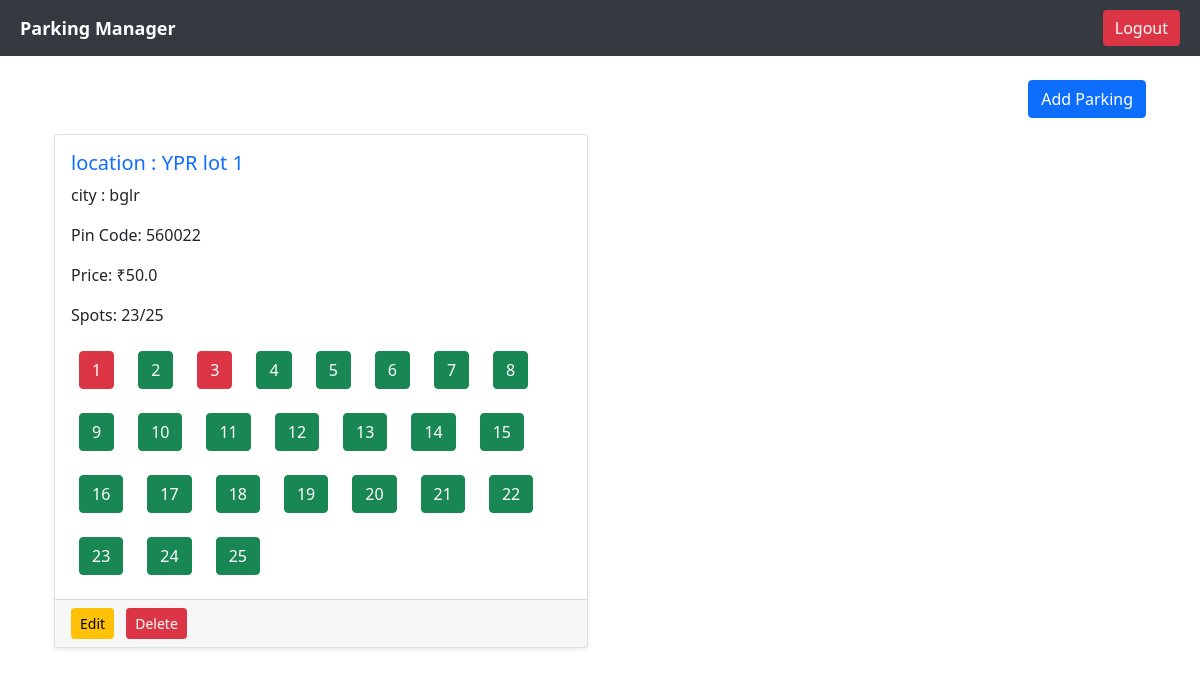
Before: /parking (signed in) with the older database file.
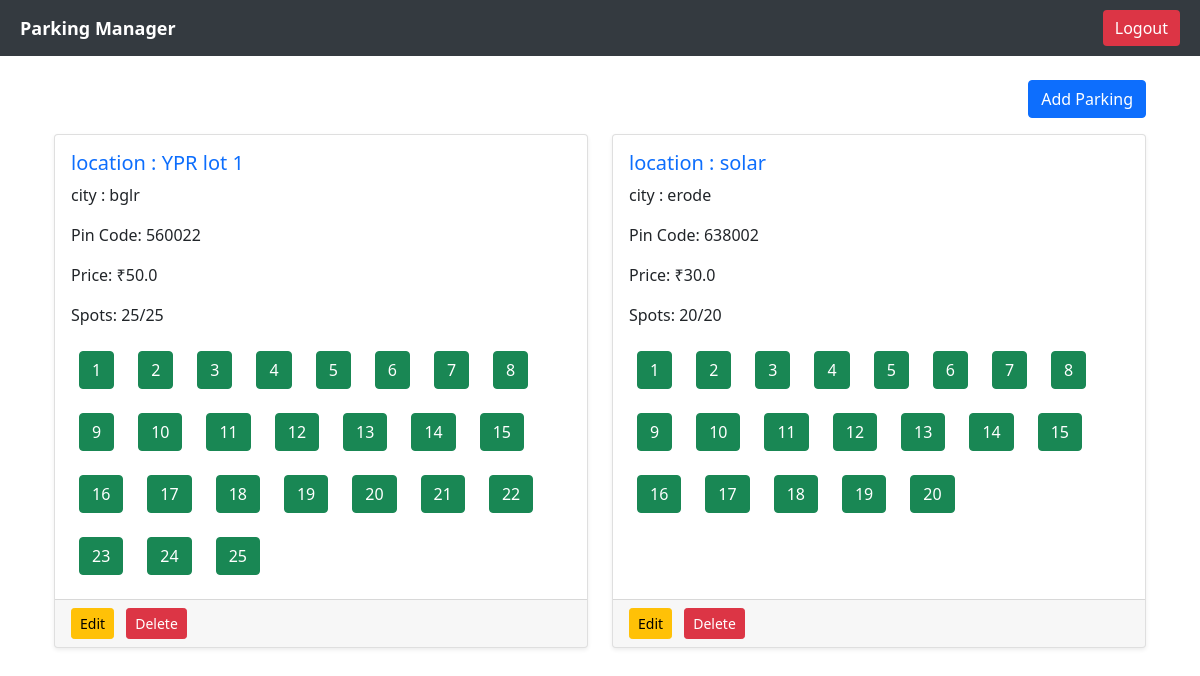
After: the same page with the newer database file.
### app.py (models this page shows)
class Parking(db.Model):
    __tablename__ = "parking"
    id = db.Column(db.Integer, primary_key=True)
    primary_location_name = db.Column(db.String(20), nullable=False)
    address = db.Column(db.String(20), nullable=False)
    pin_code = db.Column(db.String(20), nullable=False)
    price = db.Column(db.Float, nullable=False)
    number_of_spots = db.Column(db.Integer, nullable=False)
    spots = db.relationship(
        "parkingSpot", back_populates="parking", cascade="all, delete-orphan"
    )

class parkingSpot(db.Model):
    __tablename__ = "parkingSpot"
    id = db.Column(db.Integer, primary_key=True)
    parking_id = db.Column(db.Integer, db.ForeignKey("parking.id"), nullable=False)
    spot_number = db.Column(db.Integer, nullable=False)
    status = db.Column(db.String(20), nullable=False, default="A")
    parking = db.relationship("Parking", back_populates="spots")
    bookings = db.relationship(
        "Booking", back_populates="spot", cascade="all, delete-orphan"
    )

### app.py (the view)
@app.route("/parking", methods=["GET", "POST"])
def parking():
    if "username" not in session:
        return redirect(url_for("login"))
    parkings = Parking.query.all()
    parking_spots = {}
    available_counts = {}
    users = User.query.all()
    for parking in parkings:
        spots = parkingSpot.query.filter_by(parking_id=parking.id).all()
        parking_spots[parking.id] = spots
        available_counts[parking.id] = parkingSpot.query.filter_by(
            parking_id=parking.id, status="A"
        ).count()
    return render_template(
        "parking.html",
        parkings=parkings,
        available_counts=available_counts,
        parking_spots=parking_spots,
        users=users,
    )

### templates/parking.html (shortened to what this page needs)
{% extends 'base.html' %}
{% block content %}
<div class="container mt-4">
    <div class="d-flex justify-content-end mb-3">
        <button class="btn btn-primary" data-bs-toggle="modal" data-bs-target="#addParkingModal">
            Add Parking
        </button>
    </div>
    <div class="row row-cols-1 row-cols-md-2 g-4">
        {% for parking in parkings %}
        <div class="col">
            <div class="card shadow-sm h-100">
                <div class="card-body">
                    <h5 class="card-title text-primary">location : {{ parking.primary_location_name }}</h5>
                    <p class="card-text">city : {{ parking.address }}</p>
                    <p class="card-text">Pin Code: {{ parking.pin_code }}</p>
                    <p class="card-text">Price: ₹{{ parking.price }}</p>
                    <p class="card-text">Spots: {{ available_counts[parking.id] }}/{{ parking.number_of_spots }}</p>
                    <div class="d-flex flex-wrap gap-2 mt-3">
                        {% for spot in parking.spots %}
                        <div class="p-2 rounded">
                            <button type="button"
                                class="btn {% if spot.status == 'A' %}btn-success{% else %}btn-danger{% endif %}"
                                data-bs-toggle="modal" data-bs-target="#spotModal{{ spot.id }}">
                                {{ spot.spot_number }}
                            </button>
{% if spot.status == 'O' %}
  {% set current_booking = None %}
  {% set found = false %}
  {% for booking in spot.bookings %}
    {% if not found and booking.status == 'O' %}
      {% set current_booking = booking %}
      {% set found = true %}
    {% endif %}
  {% endfor %}
{% endif %}
{% set found = false %}
                        </div>
                        {% endfor %}
                    </div>
                </div>
                <div class="card-footer d-flex justify-content-between">
                    <div>
                        <a href="/edit_parking/{{ parking.id }}" class="btn btn-warning btn-sm me-2">Edit</a>
<a href="/delete_parking/{{ parking.id }}" class="btn btn-danger btn-sm"
   onclick="return confirm('Are you sure you want to delete this parking?')">Delete</a>
                    </div>
                </div>
            </div>
        </div>
        {% endfor %}
    </div>
</div>
{% endblock %}

Changed rows visible on the page:
computed for Parking "YPR lot 1": number_of_spots "23" → "25"
changed parkingSpot (number 1 of 41 on the later page): status "O" → "A" (drawn)
changed parkingSpot (number 3 of 41 on the later page): status "O" → "A" (drawn)
added Parking: primary_location_name "solar", address "erode", pin_code "638002", price "30.0", number_of_spots "20"
added parkingSpot: spot_number "1", shown under "solar"
added parkingSpot: spot_number "2", shown under "solar"
added parkingSpot: spot_number "3", shown under "solar"
added parkingSpot: spot_number "4", shown under "solar"
added parkingSpot: spot_number "5", shown under "solar"
added parkingSpot: spot_number "6", shown under "solar"
added parkingSpot: spot_number "7", shown under "solar"
added parkingSpot: spot_number "8", shown under "solar"
added parkingSpot: spot_number "9", shown under "solar"
added parkingSpot: spot_number "10", shown under "solar"
added parkingSpot: spot_number "11", shown under "solar"
added parkingSpot: spot_number "12", shown under "solar"
added parkingSpot: spot_number "13", shown under "solar"
added parkingSpot: spot_number "14", shown under "solar"
added parkingSpot: spot_number "15", shown under "solar"
added parkingSpot: spot_number "16", shown under "solar"
